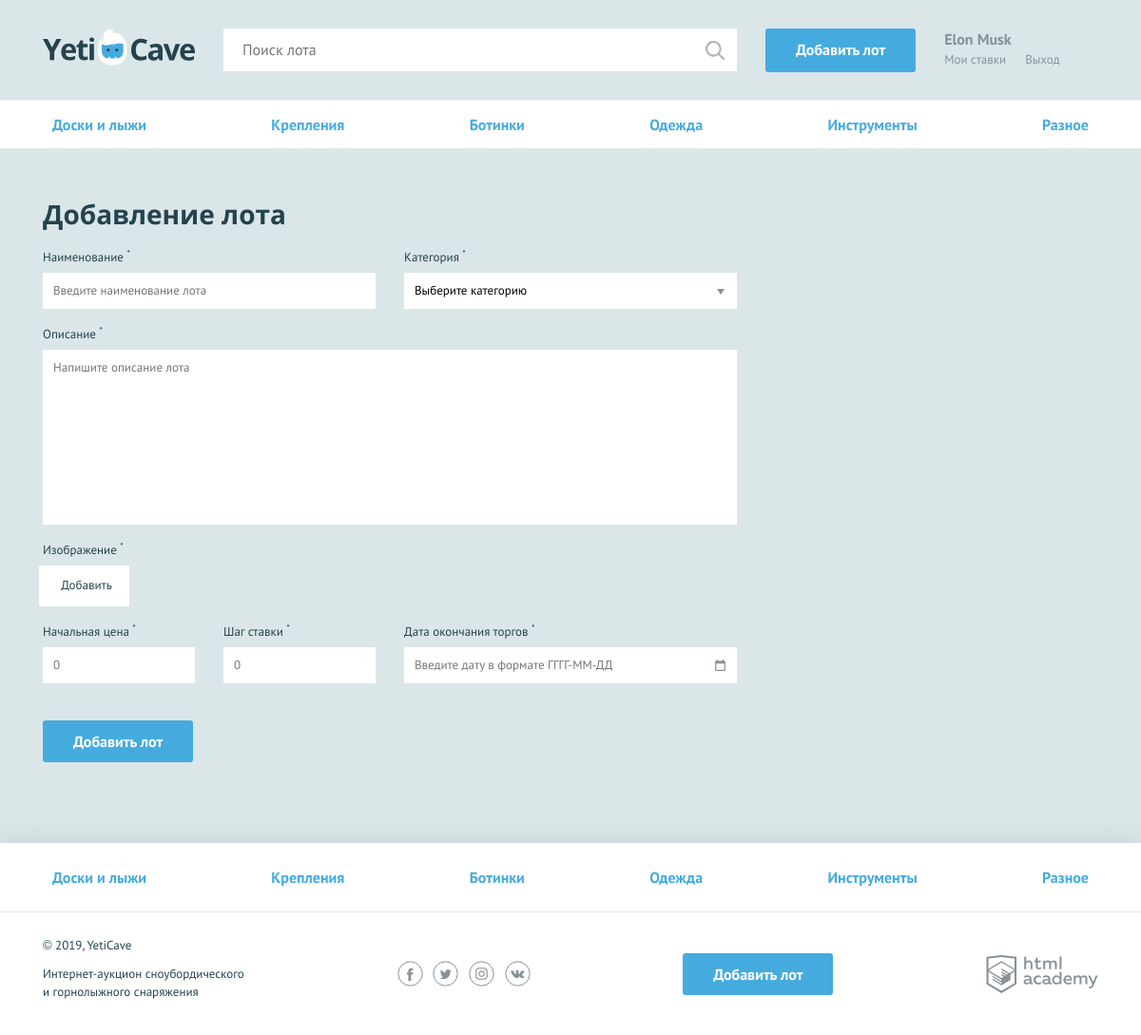
The page /add.php (signed in) on the database its author committed.
### tables this page shows
CREATE TABLE categories (
  id INT UNSIGNED NOT NULL AUTO_INCREMENT PRIMARY KEY,
  symbol CHAR(64) NOT NULL UNIQUE,
  name CHAR(64) NOT NULL 
);

### inc/helpers.php (called while the page is built, shortened)
<?php
function include_template($name, array $data = []) {
    $name = 'templates/' . $name;
    extract($data);
    require $name;
    $result = ob_get_clean();
    return $result;
}

### inc/queries.php (called while the page is built, shortened)
<?php
function getCategories($conn) {
    $sql = 'SELECT * FROM categories';
    $result = mysqli_query($conn, $sql);
    return mysqli_fetch_all($result, MYSQLI_ASSOC);
}

### inc/general.php (called while the page is built, shortened)
<?php
$conn = getConn();
$categories = getCategories($conn);

### inc/functions.php (called while the page is built, shortened)
<?php
function deffXSS($value) {
    return htmlspecialchars($value, ENT_QUOTES,'UTF-8', true);
}
function addErrorStyle($errors) {
    $formErrStyle = ['form--invalid', 'form__item--invalid'];
    if (is_string($errors)) {
        if (!empty($errors)) {
            return $formErrStyle[1];
        }
    } else {
        $number_err = 0;
    }
    return NULL;
}

### templates/add-lot.php (the view, shortened to what this page needs)
<nav class="nav">
  <ul class="nav__list container">
    <?php foreach ($categories as $category): ?>
      <li class="nav__item">
        <a href="/all-lots.php?categoryID=<?= $category['id']; ?>"><?= deffXSS($category['name']); ?></a>
      </li>
    <?php endforeach; ?>
  </ul>
</nav>
<form class="form form--add-lot container <?= addErrorStyle($formErrors); ?>" action="add.php" method="post" enctype="multipart/form-data">
  <h2>Добавление лота</h2>
  <div class="form__container-two">
    <div class="form__item <?= addErrorStyle($formErrors['lot-name']); ?>">
      <label for="lot-name">Наименование <sup>*</sup></label>
      <input id="lot-name" type="text" name="lot-name" placeholder="Введите наименование лота" value="<?= deffXSS($formData['lot-name']); ?>">
    </div>
    <div class="form__item <?= addErrorStyle($formErrors['category']); ?>">
      <label for="category">Категория <sup>*</sup></label>
      <select id="category" name="category">
        <option value="Выберите категорию">Выберите категорию</option>
      </select>
    </div>
  </div>
  <div class="form__item form__item--wide <?= addErrorStyle($formErrors['message']); ?>">
    <label for="message">Описание <sup>*</sup></label>
    <textarea id="message" name="message" placeholder="Напишите описание лота"><?= deffXSS($formData['message']); ?></textarea>
  </div>
  <div class="form__item form__item--file <?= addErrorStyle($imgData['img_err']); ?>">
    <label>Изображение <sup>*</sup></label>
    <div class="form__input-file">
      <label for="lot-img">
        Добавить
      </label>
    </div>
  </div>
  <div class="form__container-three">
    <div class="form__item form__item--small <?= addErrorStyle($formErrors['lot-rate']); ?>">
      <label for="lot-rate">Начальная цена <sup>*</sup></label>
      <input id="lot-rate" type="text" name="lot-rate" placeholder="0" value="<?= deffXSS($formData['lot-rate']); ?>">
    </div>
    <div class="form__item form__item--small <?= addErrorStyle($formErrors['lot-step']); ?>">
      <label for="lot-step">Шаг ставки <sup>*</sup></label>
      <input id="lot-step" type="text" name="lot-step" placeholder="0" value="<?= deffXSS($formData['lot-step']); ?>">
    </div>
    <div class="form__item <?= addErrorStyle($formErrors['lot-date']); ?>">
      <label for="lot-date">Дата окончания торгов <sup>*</sup></label>
      <input class="form__input-date" id="lot-date" type="date" name="lot-date" placeholder="Введите дату в формате ГГГГ-ММ-ДД" value="<?= deffXSS($formData['lot-date']); ?>">
    </div>
  </div>
  <button type="submit" class="button" name="add_lot">Добавить лот</button>
</form>

### templates/layout.php (shortened to what this page needs)
<!DOCTYPE html>
<html lang="ru">
<head>
    <link href="../css/normalize.min.css" rel="stylesheet">
    <link href="../css/style.css" rel="stylesheet">
    <link href="../css/flatpickr.min.css" rel="stylesheet">
</head>
<body>
<div class="page-wrapper">
<header class="main-header">
    <div class="main-header__container container">
        <a class="main-header__logo" href="/">
            <img src="../img/logo.svg" width="160" height="39" alt="Логотип компании YetiCave">
        </a>
        <form class="main-header__search" method="get" action="/search.php" autocomplete="off">
            <input type="search" name="search" placeholder="Поиск лота">
            <input class="main-header__search-btn" type="submit" name="find" value="Найти">
        </form>
        <a class="main-header__add-lot button" href="/add.php">Добавить лот</a>
        <nav class="user-menu">
            <?php if (isset($_SESSION['user'])) : ?>
            <div class="user-menu__logged">
                <p><?= deffXSS($_SESSION['user']['name']); ?></p>
                <a class="user-menu__bets" href="/my-bets.php">Мои ставки</a>
                <a class="user-menu__logout" href="/logout.php">Выход</a>
            </div>
            <?php endif; ?>
        </nav>
    </div>
</header>
<main class="<?= $page_style_main; ?>">
    <?= $content; ?>
</main>
</div>
<footer class="main-footer">
    <nav class="nav">
        <ul class="nav__list container">
        <?php foreach ($categories as $category): ?>
            <li class="nav__item">
                <a href="/all-lots.php?categoryID=<?= $category['id']; ?>"><?= deffXSS($category['name']); ?></a>
            </li>
        <?php endforeach; ?>
        </ul>
    </nav>
    <div class="main-footer__bottom container">
        <div class="main-footer__copyright">
            <p>© 2019, YetiCave</p>
            <p>Интернет-аукцион сноубордического и горнолыжного снаряжения</p>
        </div>
        <div class="main-footer__social social">
            <a class="social__link social__link--facebook" href="#">
            </a>
            <a class="social__link social__link--twitter" href="#">
            </a>
            <a class="social__link social__link--instagram" href="#">
            </a>
            <a class="social__link social__link--vkontakte" href="#">
            </a>
        </div>
        <a class="main-footer__add-lot button" href="/add.php">Добавить лот</a>
        <div class="main-footer__developed-by">
            <a class="logo-academy" href="https://htmlacademy.ru/intensive/php">
            </a>
        </div>
    </div>
</footer>
</body>
</html>

### rows shown on the page
categories: name "Доски и лыжи"
categories: name "Крепления"
categories: name "Ботинки"
categories: name "Одежда"
categories: name "Инструменты"
categories: name "Разное"

### other values the page prints
deffXSS($_SESSION['user']['name']) "Elon Musk"
